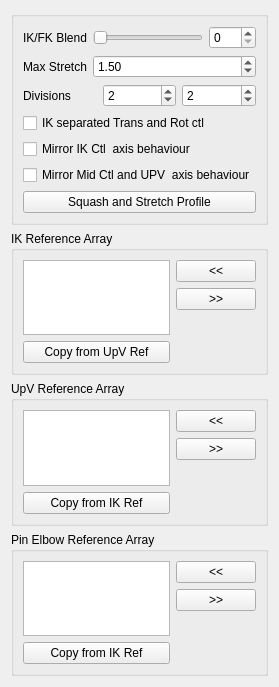
<?xml version="1.0" encoding="UTF-8"?>
<ui version="4.0">
 <class>Form</class>
 <widget class="QWidget" name="Form">
  <property name="geometry">
   <rect>
    <x>0</x>
    <y>0</y>
    <width>268</width>
    <height>687</height>
   </rect>
  </property>
  <property name="windowTitle">
   <string>Form</string>
  </property>
  <layout class="QGridLayout" name="gridLayout">
   <item row="0" column="0">
    <widget class="QGroupBox" name="groupBox">
     <property name="title">
      <string/>
     </property>
     <layout class="QGridLayout" name="gridLayout_2">
      <item row="0" column="0">
       <layout class="QVBoxLayout" name="verticalLayout">
        <item>
         <layout class="QFormLayout" name="formLayout">
          <property name="fieldGrowthPolicy">
           <enum>QFormLayout::AllNonFixedFieldsGrow</enum>
          </property>
          <item row="0" column="0">
           <widget class="QLabel" name="ikfk_label">
            <property name="text">
             <string>IK/FK Blend</string>
            </property>
           </widget>
          </item>
          <item row="0" column="1">
           <layout class="QHBoxLayout" name="horizontalLayout_3">
            <item>
             <widget class="QSlider" name="ikfk_slider">
              <property name="minimumSize">
               <size>
                <width>0</width>
                <height>15</height>
               </size>
              </property>
              <property name="maximum">
               <number>100</number>
              </property>
              <property name="orientation">
               <enum>Qt::Horizontal</enum>
              </property>
             </widget>
            </item>
            <item>
             <widget class="QSpinBox" name="ikfk_spinBox">
              <property name="maximum">
               <number>100</number>
              </property>
             </widget>
            </item>
           </layout>
          </item>
          <item row="1" column="0">
           <widget class="QLabel" name="maxStretch_label">
            <property name="sizePolicy">
             <sizepolicy hsizetype="MinimumExpanding" vsizetype="MinimumExpanding">
              <horstretch>0</horstretch>
              <verstretch>0</verstretch>
             </sizepolicy>
            </property>
            <property name="text">
             <string>Max Stretch</string>
            </property>
           </widget>
          </item>
          <item row="1" column="1">
           <widget class="QDoubleSpinBox" name="maxStretch_spinBox">
            <property name="sizePolicy">
             <sizepolicy hsizetype="MinimumExpanding" vsizetype="Fixed">
              <horstretch>0</horstretch>
              <verstretch>0</verstretch>
             </sizepolicy>
            </property>
            <property name="minimum">
             <double>1.000000000000000</double>
            </property>
            <property name="value">
             <double>1.500000000000000</double>
            </property>
           </widget>
          </item>
         </layout>
        </item>
        <item>
         <layout class="QHBoxLayout" name="horizontalLayout">
          <item>
           <widget class="QLabel" name="divisions_label">
            <property name="text">
             <string>Divisions</string>
            </property>
           </widget>
          </item>
          <item>
           <widget class="QSpinBox" name="div0_spinBox">
            <property name="minimum">
             <number>1</number>
            </property>
            <property name="value">
             <number>2</number>
            </property>
           </widget>
          </item>
          <item>
           <widget class="QSpinBox" name="div1_spinBox">
            <property name="minimum">
             <number>1</number>
            </property>
            <property name="value">
             <number>2</number>
            </property>
           </widget>
          </item>
         </layout>
        </item>
        <item>
         <widget class="QCheckBox" name="ikTR_checkBox">
          <property name="text">
           <string>IK separated Trans and Rot ctl</string>
          </property>
         </widget>
        </item>
        <item>
         <widget class="QCheckBox" name="mirrorIK_checkBox">
          <property name="toolTip">
           <string extracomment="This option set the axis of the mid CTL (elbow) and the up vector control to move in a mirror behaviour ">This option set the axis of the mid CTL (elbow) and the up vector control to move in a mirror behaviour </string>
          </property>
          <property name="statusTip">
           <string extracomment="This option set the axis of the mid CTL (elbow) and the up vector control to move in a mirror behaviour ">This option set the axis of the mid CTL (elbow) and the up vector control to move in a mirror behaviour </string>
          </property>
          <property name="whatsThis">
           <string>This option set the axis of the mid CTL (elbow) and the up vector control to move in a mirror behaviour </string>
          </property>
          <property name="text">
           <string>Mirror IK Ctl  axis behaviour</string>
          </property>
         </widget>
        </item>
        <item>
         <widget class="QCheckBox" name="mirrorMid_checkBox">
          <property name="toolTip">
           <string extracomment="This option set the axis of the mid CTL (elbow) and the up vector control to move in a mirror behaviour ">This option set the axis of the mid CTL (elbow) and the up vector control to move in a mirror behaviour </string>
          </property>
          <property name="statusTip">
           <string extracomment="This option set the axis of the mid CTL (elbow) and the up vector control to move in a mirror behaviour ">This option set the axis of the mid CTL (elbow) and the up vector control to move in a mirror behaviour </string>
          </property>
          <property name="whatsThis">
           <string>This option set the axis of the mid CTL (elbow) and the up vector control to move in a mirror behaviour </string>
          </property>
          <property name="text">
           <string>Mirror Mid Ctl and UPV  axis behaviour</string>
          </property>
         </widget>
        </item>
        <item>
         <layout class="QHBoxLayout" name="horizontalLayout_2">
          <item>
           <widget class="QPushButton" name="squashStretchProfile_pushButton">
            <property name="text">
             <string>Squash and Stretch Profile</string>
            </property>
           </widget>
          </item>
         </layout>
        </item>
       </layout>
      </item>
     </layout>
    </widget>
   </item>
   <item row="1" column="0">
    <widget class="QGroupBox" name="ikRefArray_groupBox">
     <property name="title">
      <string>IK Reference Array</string>
     </property>
     <layout class="QGridLayout" name="gridLayout_3">
      <item row="0" column="0">
       <layout class="QHBoxLayout" name="ikRefArray_horizontalLayout">
        <item>
         <layout class="QVBoxLayout" name="ikRefArray_verticalLayout_1">
          <item>
           <widget class="QListWidget" name="ikRefArray_listWidget">
            <property name="dragDropOverwriteMode">
             <bool>true</bool>
            </property>
            <property name="dragDropMode">
             <enum>QAbstractItemView::InternalMove</enum>
            </property>
            <property name="defaultDropAction">
             <enum>Qt::MoveAction</enum>
            </property>
            <property name="alternatingRowColors">
             <bool>true</bool>
            </property>
            <property name="selectionMode">
             <enum>QAbstractItemView::ExtendedSelection</enum>
            </property>
            <property name="selectionRectVisible">
             <bool>false</bool>
            </property>
           </widget>
          </item>
          <item>
           <widget class="QPushButton" name="ikRefArray_copyRef_pushButton">
            <property name="text">
             <string>Copy from UpV Ref</string>
            </property>
           </widget>
          </item>
         </layout>
        </item>
        <item>
         <layout class="QVBoxLayout" name="ikRefArray_verticalLayout_2">
          <item>
           <widget class="QPushButton" name="ikRefArrayAdd_pushButton">
            <property name="text">
             <string>&lt;&lt;</string>
            </property>
           </widget>
          </item>
          <item>
           <widget class="QPushButton" name="ikRefArrayRemove_pushButton">
            <property name="text">
             <string>&gt;&gt;</string>
            </property>
           </widget>
          </item>
          <item>
           <spacer name="ikRefArray_verticalSpacer">
            <property name="orientation">
             <enum>Qt::Vertical</enum>
            </property>
            <property name="sizeHint" stdset="0">
             <size>
              <width>20</width>
              <height>40</height>
             </size>
            </property>
           </spacer>
          </item>
         </layout>
        </item>
       </layout>
      </item>
     </layout>
    </widget>
   </item>
   <item row="2" column="0">
    <widget class="QGroupBox" name="upvRefArray_groupBox">
     <property name="title">
      <string>UpV Reference Array</string>
     </property>
     <layout class="QGridLayout" name="gridLayout_5">
      <item row="0" column="0">
       <layout class="QHBoxLayout" name="upvRefArray_horizontalLayout">
        <item>
         <layout class="QVBoxLayout" name="upvRefArray_verticalLayout_1">
          <item>
           <widget class="QListWidget" name="upvRefArray_listWidget">
            <property name="dragDropOverwriteMode">
             <bool>true</bool>
            </property>
            <property name="dragDropMode">
             <enum>QAbstractItemView::InternalMove</enum>
            </property>
            <property name="defaultDropAction">
             <enum>Qt::MoveAction</enum>
            </property>
            <property name="alternatingRowColors">
             <bool>true</bool>
            </property>
            <property name="selectionMode">
             <enum>QAbstractItemView::ExtendedSelection</enum>
            </property>
            <property name="selectionRectVisible">
             <bool>false</bool>
            </property>
           </widget>
          </item>
          <item>
           <widget class="QPushButton" name="upvRefArray_copyRef_pushButton">
            <property name="text">
             <string>Copy from IK Ref</string>
            </property>
           </widget>
          </item>
         </layout>
        </item>
        <item>
         <layout class="QVBoxLayout" name="upvRefArray_verticalLayout_2">
          <item>
           <widget class="QPushButton" name="upvRefArrayAdd_pushButton">
            <property name="text">
             <string>&lt;&lt;</string>
            </property>
           </widget>
          </item>
          <item>
           <widget class="QPushButton" name="upvRefArrayRemove_pushButton">
            <property name="text">
             <string>&gt;&gt;</string>
            </property>
           </widget>
          </item>
          <item>
           <spacer name="upvRefArray_verticalSpacer">
            <property name="orientation">
             <enum>Qt::Vertical</enum>
            </property>
            <property name="sizeHint" stdset="0">
             <size>
              <width>20</width>
              <height>40</height>
             </size>
            </property>
           </spacer>
          </item>
         </layout>
        </item>
       </layout>
      </item>
     </layout>
    </widget>
   </item>
   <item row="3" column="0">
    <widget class="QGroupBox" name="pinRefArray_groupBox">
     <property name="title">
      <string>Pin Elbow Reference Array</string>
     </property>
     <layout class="QGridLayout" name="gridLayout_4">
      <item row="0" column="0">
       <layout class="QHBoxLayout" name="pinRefArray_horizontalLayout">
        <item>
         <layout class="QVBoxLayout" name="pinRefArray_verticalLayout">
          <item>
           <widget class="QListWidget" name="pinRefArray_listWidget">
            <property name="dragDropOverwriteMode">
             <bool>true</bool>
            </property>
            <property name="dragDropMode">
             <enum>QAbstractItemView::InternalMove</enum>
            </property>
            <property name="defaultDropAction">
             <enum>Qt::MoveAction</enum>
            </property>
            <property name="alternatingRowColors">
             <bool>true</bool>
            </property>
            <property name="selectionMode">
             <enum>QAbstractItemView::ExtendedSelection</enum>
            </property>
            <property name="selectionRectVisible">
             <bool>false</bool>
            </property>
           </widget>
          </item>
          <item>
           <widget class="QPushButton" name="pinRefArray_copyRef_pushButton">
            <property name="text">
             <string>Copy from IK Ref</string>
            </property>
           </widget>
          </item>
         </layout>
        </item>
        <item>
         <layout class="QVBoxLayout" name="pinRefArray_verticalLayout_2">
          <item>
           <widget class="QPushButton" name="pinRefArrayAdd_pushButton">
            <property name="text">
             <string>&lt;&lt;</string>
            </property>
           </widget>
          </item>
          <item>
           <widget class="QPushButton" name="pinRefArrayRemove_pushButton">
            <property name="text">
             <string>&gt;&gt;</string>
            </property>
           </widget>
          </item>
          <item>
           <spacer name="pinRefArray_verticalSpacer">
            <property name="orientation">
             <enum>Qt::Vertical</enum>
            </property>
            <property name="sizeHint" stdset="0">
             <size>
              <width>20</width>
              <height>40</height>
             </size>
            </property>
           </spacer>
          </item>
         </layout>
        </item>
       </layout>
      </item>
     </layout>
    </widget>
   </item>
  </layout>
 </widget>
 <resources/>
 <connections>
  <connection>
   <sender>ikfk_slider</sender>
   <signal>sliderMoved(int)</signal>
   <receiver>ikfk_spinBox</receiver>
   <slot>setValue(int)</slot>
   <hints>
    <hint type="sourcelabel">
     <x>144</x>
     <y>47</y>
    </hint>
    <hint type="destinationlabel">
     <x>220</x>
     <y>45</y>
    </hint>
   </hints>
  </connection>
  <connection>
   <sender>ikfk_spinBox</sender>
   <signal>valueChanged(int)</signal>
   <receiver>ikfk_slider</receiver>
   <slot>setValue(int)</slot>
   <hints>
    <hint type="sourcelabel">
     <x>222</x>
     <y>37</y>
    </hint>
    <hint type="destinationlabel">
     <x>182</x>
     <y>37</y>
    </hint>
   </hints>
  </connection>
 </connections>
</ui>
